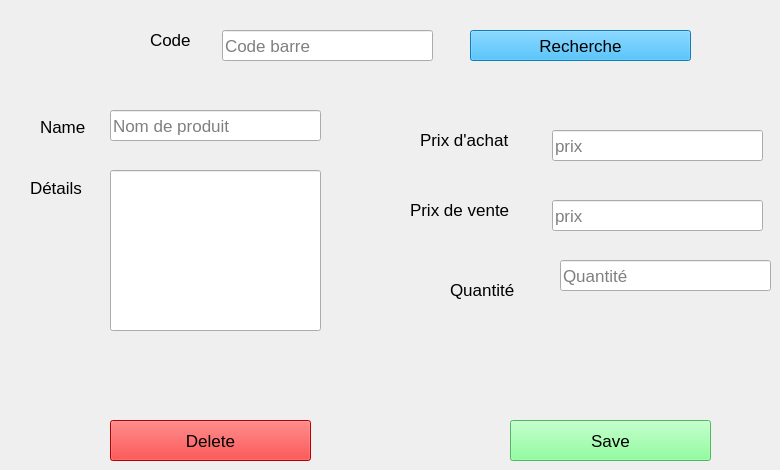
      <widget class="QWidget" name="tab_10">
       <attribute name="title">
        <string>Modifier Produit</string>
       </attribute>
       <widget class="QLabel" name="label_9">
        <property name="geometry">
         <rect>
          <x>30</x>
          <y>180</y>
          <width>61</width>
          <height>16</height>
         </rect>
        </property>
        <property name="font">
         <font>
          <pointsize>13</pointsize>
         </font>
        </property>
        <property name="text">
         <string>Détails</string>
        </property>
       </widget>
       <widget class="QLabel" name="label_10">
        <property name="geometry">
         <rect>
          <x>450</x>
          <y>280</y>
          <width>71</width>
          <height>20</height>
         </rect>
        </property>
        <property name="font">
         <font>
          <pointsize>13</pointsize>
         </font>
        </property>
        <property name="text">
         <string>Quantité</string>
        </property>
       </widget>
       <widget class="QLineEdit" name="lineEdit_8">
        <property name="geometry">
         <rect>
          <x>560</x>
          <y>260</y>
          <width>211</width>
          <height>31</height>
         </rect>
        </property>
        <property name="font">
         <font>
          <pointsize>13</pointsize>
         </font>
        </property>
        <property name="text">
         <string/>
        </property>
        <property name="placeholderText">
         <string>Quantité</string>
        </property>
       </widget>
       <widget class="QLabel" name="label_11">
        <property name="geometry">
         <rect>
          <x>40</x>
          <y>120</y>
          <width>47</width>
          <height>13</height>
         </rect>
        </property>
        <property name="font">
         <font>
          <pointsize>13</pointsize>
         </font>
        </property>
        <property name="text">
         <string>Name</string>
        </property>
       </widget>
       <widget class="QLineEdit" name="lineEdit_9">
        <property name="geometry">
         <rect>
          <x>552</x>
          <y>130</y>
          <width>211</width>
          <height>31</height>
         </rect>
        </property>
        <property name="font">
         <font>
          <pointsize>13</pointsize>
         </font>
        </property>
        <property name="placeholderText">
         <string>prix</string>
        </property>
       </widget>
       <widget class="QPushButton" name="pushButton_10">
        <property name="geometry">
         <rect>
          <x>110</x>
          <y>420</y>
          <width>201</width>
          <height>41</height>
         </rect>
        </property>
        <property name="font">
         <font>
          <pointsize>13</pointsize>
         </font>
        </property>
        <property name="styleSheet">
         <string notr="true">background-color: rgb(255, 0, 0);</string>
        </property>
        <property name="text">
         <string>Delete</string>
        </property>
        <property name="icon">
         <iconset resource="iconne.qrc">
          <normaloff>:/icone/delete.png</normaloff>:/icone/delete.png</iconset>
        </property>
        <property name="iconSize">
         <size>
          <width>22</width>
          <height>22</height>
         </size>
        </property>
       </widget>
       <widget class="QLineEdit" name="lineEdit_10">
        <property name="geometry">
         <rect>
          <x>222</x>
          <y>30</y>
          <width>211</width>
          <height>31</height>
         </rect>
        </property>
        <property name="font">
         <font>
          <pointsize>13</pointsize>
         </font>
        </property>
        <property name="text">
         <string/>
        </property>
        <property name="placeholderText">
         <string>Code barre</string>
        </property>
       </widget>
       <widget class="QLineEdit" name="lineEdit_11">
        <property name="geometry">
         <rect>
          <x>110</x>
          <y>110</y>
          <width>211</width>
          <height>31</height>
         </rect>
        </property>
        <property name="font">
         <font>
          <pointsize>13</pointsize>
         </font>
        </property>
        <property name="placeholderText">
         <string>Nom de produit</string>
        </property>
       </widget>
       <widget class="QLineEdit" name="lineEdit_12">
        <property name="geometry">
         <rect>
          <x>110</x>
          <y>170</y>
          <width>211</width>
          <height>161</height>
         </rect>
        </property>
        <property name="font">
         <font>
          <pointsize>13</pointsize>
         </font>
        </property>
        <property name="placeholderText">
         <string/>
        </property>
       </widget>
       <widget class="QLabel" name="label_12">
        <property name="geometry">
         <rect>
          <x>420</x>
          <y>130</y>
          <width>91</width>
          <height>20</height>
         </rect>
        </property>
        <property name="font">
         <font>
          <pointsize>13</pointsize>
         </font>
        </property>
        <property name="text">
         <string>Prix d'achat</string>
        </property>
       </widget>
       <widget class="QLabel" name="label_13">
        <property name="geometry">
         <rect>
          <x>150</x>
          <y>30</y>
          <width>61</width>
          <height>20</height>
         </rect>
        </property>
        <property name="font">
         <font>
          <pointsize>13</pointsize>
         </font>
        </property>
        <property name="text">
         <string>Code</string>
        </property>
       </widget>
       <widget class="QPushButton" name="pushButton_11">
        <property name="geometry">
         <rect>
          <x>510</x>
          <y>420</y>
          <width>201</width>
          <height>41</height>
         </rect>
        </property>
        <property name="font">
         <font>
          <pointsize>13</pointsize>
         </font>
        </property>
        <property name="styleSheet">
         <string notr="true">background-color: rgb(112, 255, 133);</string>
        </property>
        <property name="text">
         <string>Save</string>
        </property>
        <property name="icon">
         <iconset resource="iconne.qrc">
          <normaloff>:/icone/save.png</normaloff>:/icone/save.png</iconset>
        </property>
        <property name="iconSize">
         <size>
          <width>22</width>
          <height>22</height>
         </size>
        </property>
       </widget>
       <widget class="QPushButton" name="pushButton_12">
        <property name="geometry">
         <rect>
          <x>470</x>
          <y>30</y>
          <width>221</width>
          <height>31</height>
         </rect>
        </property>
        <property name="font">
         <font>
          <pointsize>13</pointsize>
         </font>
        </property>
        <property name="styleSheet">
         <string notr="true">background-color: rgb(19, 173, 255);
</string>
        </property>
        <property name="text">
         <string>Recherche</string>
        </property>
        <property name="icon">
         <iconset resource="iconne.qrc">
          <normaloff>:/icone/searche.png</normaloff>:/icone/searche.png</iconset>
        </property>
       </widget>
       <widget class="QLabel" name="label_25">
        <property name="geometry">
         <rect>
          <x>410</x>
          <y>200</y>
          <width>101</width>
          <height>20</height>
         </rect>
        </property>
        <property name="font">
         <font>
          <pointsize>13</pointsize>
         </font>
        </property>
        <property name="text">
         <string>Prix de vente</string>
        </property>
       </widget>
       <widget class="QLineEdit" name="lineEdit_24">
        <property name="geometry">
         <rect>
          <x>552</x>
          <y>200</y>
          <width>211</width>
          <height>31</height>
         </rect>
        </property>
        <property name="font">
         <font>
          <pointsize>13</pointsize>
         </font>
        </property>
        <property name="placeholderText">
         <string>prix</string>
        </property>
       </widget>
      </widget>
